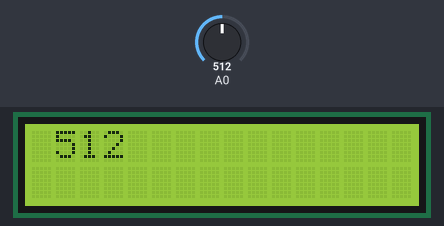
A sketch run on a simulated Arduino Uno, built with avr-gcc and run on an emulated ATmega328P. Parts: 16×2 character LCD. Inputs (shaded band) come from the test bench; at power-on: A0 = 512.

Above: at 1.2 s.
1.3 s: A0 set to 716
At 2.4 s:
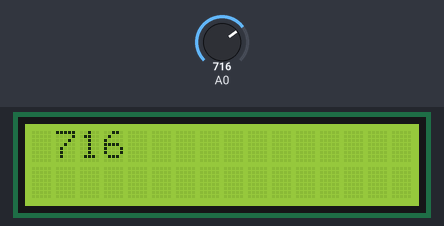
4.5 s: A0 set to 900
At 5.4 s:
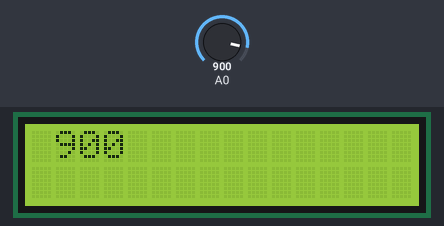
7.6 s: A0 set to 1023
At 8.5 s:
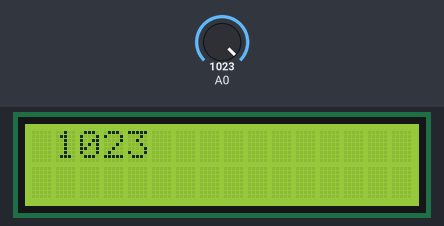
Timing chart, 0 to 10.6 s (numbered marks = the images above; inputs shaded):
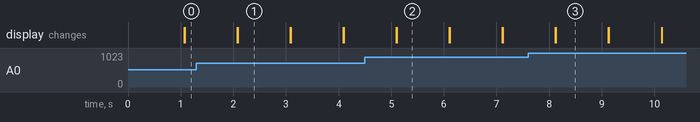

Measured:
- after the input at 1.3 s, the display: first differs from a run without the input after 0.78 s (image 1)
- after the input at 4.5 s, the display: first differs from a run without the input after 0.60 s (image 2)
- after the input at 7.6 s, the display: first differs from a run without the input after 0.52 s (image 3)
- what the display in image 1 shows lasts 1.0 s, from 2.1 s to 3.1 s

The sketch:

project_sensor_led.ino
```cpp
#include <Wire.h>
#include <LiquidCrystal_I2C.h>

int sensorLDR;
LiquidCrystal_I2C lcd(0x27, 16, 2);

void setup() {
  // put your setup code here, to run once:
  lcd.init();
  lcd.backlight();
}

void loop() {
  // put your main code here, to run repeatedly:
  sensorLDR=analogRead(A0);
  lcd.setCursor(1, 0);
  lcd.print(sensorLDR);
  delay(1000);
  lcd.clear();
}
```
